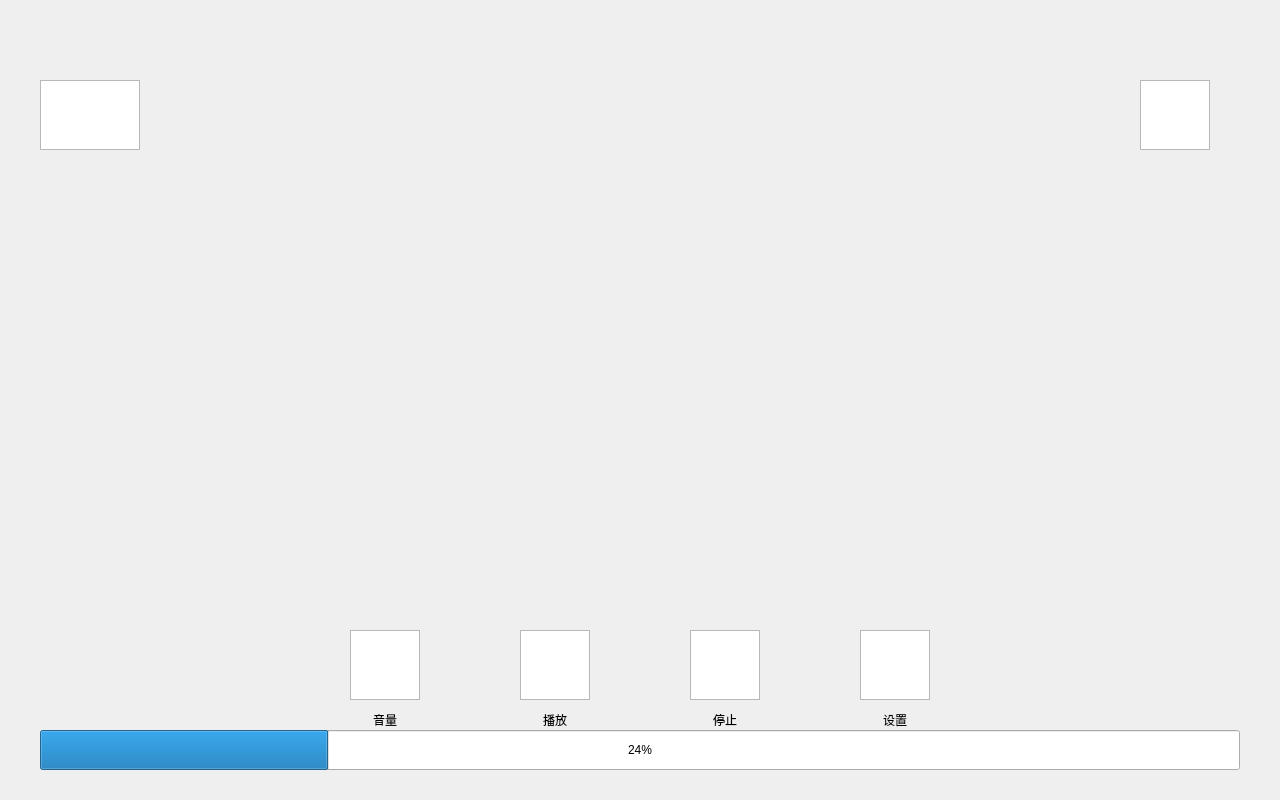
<?xml version="1.0" encoding="UTF-8"?>
<ui version="4.0">
 <class>PlaybackWindow</class>
 <widget class="QDialog" name="PlaybackWindow">
  <property name="geometry">
   <rect>
    <x>0</x>
    <y>0</y>
    <width>1280</width>
    <height>800</height>
   </rect>
  </property>
  <property name="windowTitle">
   <string>Dialog</string>
  </property>
  <widget class="QGraphicsView" name="gv_voice">
   <property name="geometry">
    <rect>
     <x>350</x>
     <y>630</y>
     <width>70</width>
     <height>70</height>
    </rect>
   </property>
  </widget>
  <widget class="QLabel" name="tl_voice">
   <property name="geometry">
    <rect>
     <x>350</x>
     <y>700</y>
     <width>70</width>
     <height>40</height>
    </rect>
   </property>
   <property name="text">
    <string>音量</string>
   </property>
   <property name="alignment">
    <set>Qt::AlignCenter</set>
   </property>
  </widget>
  <widget class="QLabel" name="tl_play_pause">
   <property name="geometry">
    <rect>
     <x>520</x>
     <y>700</y>
     <width>70</width>
     <height>40</height>
    </rect>
   </property>
   <property name="text">
    <string>播放</string>
   </property>
   <property name="alignment">
    <set>Qt::AlignCenter</set>
   </property>
  </widget>
  <widget class="QGraphicsView" name="gv_play_pause">
   <property name="geometry">
    <rect>
     <x>520</x>
     <y>630</y>
     <width>70</width>
     <height>70</height>
    </rect>
   </property>
  </widget>
  <widget class="QLabel" name="tl_stop">
   <property name="geometry">
    <rect>
     <x>690</x>
     <y>700</y>
     <width>70</width>
     <height>40</height>
    </rect>
   </property>
   <property name="text">
    <string>停止</string>
   </property>
   <property name="alignment">
    <set>Qt::AlignCenter</set>
   </property>
  </widget>
  <widget class="QGraphicsView" name="gv_stop">
   <property name="geometry">
    <rect>
     <x>690</x>
     <y>630</y>
     <width>70</width>
     <height>70</height>
    </rect>
   </property>
  </widget>
  <widget class="QLabel" name="tl_setting">
   <property name="geometry">
    <rect>
     <x>860</x>
     <y>700</y>
     <width>70</width>
     <height>40</height>
    </rect>
   </property>
   <property name="text">
    <string>设置</string>
   </property>
   <property name="alignment">
    <set>Qt::AlignCenter</set>
   </property>
  </widget>
  <widget class="QGraphicsView" name="gv_setting">
   <property name="geometry">
    <rect>
     <x>860</x>
     <y>630</y>
     <width>70</width>
     <height>70</height>
    </rect>
   </property>
  </widget>
  <widget class="QProgressBar" name="progress_bar">
   <property name="geometry">
    <rect>
     <x>40</x>
     <y>730</y>
     <width>1200</width>
     <height>40</height>
    </rect>
   </property>
   <property name="value">
    <number>24</number>
   </property>
  </widget>
  <widget class="QGraphicsView" name="return_btn">
   <property name="geometry">
    <rect>
     <x>40</x>
     <y>80</y>
     <width>100</width>
     <height>70</height>
    </rect>
   </property>
  </widget>
  <widget class="QGraphicsView" name="playlist">
   <property name="geometry">
    <rect>
     <x>1140</x>
     <y>80</y>
     <width>70</width>
     <height>70</height>
    </rect>
   </property>
  </widget>
 </widget>
 <resources/>
 <connections/>
</ui>
